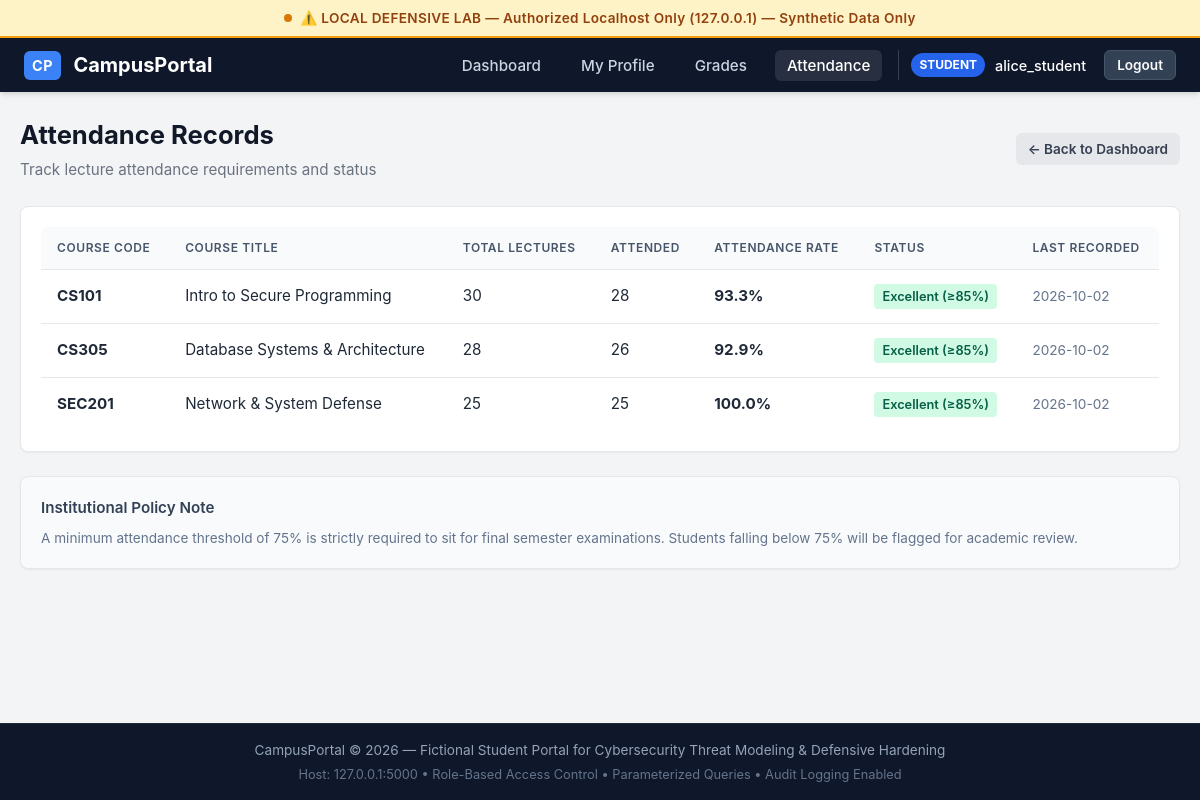
The page /student/attendance (signed in) on the database its author committed.
### tables this page shows
CREATE TABLE users (
            id INTEGER PRIMARY KEY AUTOINCREMENT,
            username TEXT UNIQUE NOT NULL,
            password_hash TEXT NOT NULL,
            role TEXT NOT NULL CHECK(role IN ('student', 'faculty', 'admin')),
            is_active INTEGER NOT NULL DEFAULT 1,
            created_at TEXT NOT NULL,
            last_login TEXT
        );

CREATE TABLE attendance (
            id INTEGER PRIMARY KEY AUTOINCREMENT,
            enrollment_id INTEGER UNIQUE NOT NULL,
            total_classes INTEGER DEFAULT 0,
            attended_classes INTEGER DEFAULT 0,
            percentage REAL DEFAULT 0.0,
            updated_at TEXT NOT NULL,
            FOREIGN KEY (enrollment_id) REFERENCES enrollments(id) ON DELETE CASCADE
        );

CREATE TABLE courses (
            id INTEGER PRIMARY KEY AUTOINCREMENT,
            course_code TEXT UNIQUE NOT NULL,
            title TEXT NOT NULL,
            department TEXT NOT NULL,
            credits INTEGER NOT NULL,
            faculty_id INTEGER,
            FOREIGN KEY (faculty_id) REFERENCES faculty(id) ON DELETE SET NULL
        );

### app.py (the view)
    @app.route("/student/attendance")
    @roles_required("student")
    def student_attendance():
        user_id = session["user_id"]
        conn = get_db_connection(app.config["DATABASE_PATH"])
        student = conn.execute(
            "SELECT id FROM students WHERE user_id = ?", (user_id,)
        ).fetchone()
        if not student:
            conn.close()
            abort(404)
        attendance_data = conn.execute("""
            SELECT c.course_code, c.title, a.total_classes, a.attended_classes,
                   a.percentage, a.updated_at
            FROM enrollments e
            JOIN courses c ON e.course_id = c.id
            JOIN attendance a ON a.enrollment_id = e.id
            WHERE e.student_id = ?
            ORDER BY c.course_code ASC
        """, (student["id"],)).fetchall()
        conn.close()
        return render_template("student/attendance.html", attendance_data=attendance_data)

### database.py (called while the page is built)
def get_db_connection(db_path=None):
    if db_path is None:
        try:
            from flask import current_app
            if current_app and current_app.config.get("DATABASE_PATH"):
                db_path = current_app.config["DATABASE_PATH"]
        except (RuntimeError, ImportError):
            pass
    path = db_path or Config.DATABASE_PATH
    conn = sqlite3.connect(path)
    conn.row_factory = sqlite3.Row
    conn.execute("PRAGMA foreign_keys = ON")
    return conn

### security.py (called while the page is built, shortened)
def generate_csrf_token() -> str:
    if "_csrf_token" not in session:
        session["_csrf_token"] = secrets.token_hex(24)
    return session["_csrf_token"]

def roles_required(*allowed_roles):
    def decorator(f):
        @wraps(f)
        def decorated_function(*args, **kwargs):
            user_id = session.get("user_id")
            role = session.get("role")
            username = session.get("username")
            if not user_id or not role:
                flash("Please log in to access this page.", "warning")
                return redirect(url_for("login", next=request.path))
            conn = get_db_connection()
            user = conn.execute(
                "SELECT id, is_active, role FROM users WHERE id = ?", (user_id,)
            ).fetchone()
            conn.close()
            return f(*args, **kwargs)
        return decorated_function
    return decorator

### templates/student/attendance.html (shortened to what this page needs)
{% extends "base.html" %}
{% block content %}
<div class="page-header">
  <div>
    <h1 class="page-title">Attendance Records</h1>
    <p class="page-subtitle">Track lecture attendance requirements and status</p>
  </div>
  <div>
    <a href="{{ url_for('student_dashboard') }}" class="btn btn-secondary btn-sm">&larr; Back to Dashboard</a>
  </div>
</div>
<div class="card" style="margin-bottom: 24px;">
  <div class="table-responsive" style="border: none; box-shadow: none; margin-bottom: 0;">
    <table class="portal-table">
      <thead>
        <tr>
          <th>Course Code</th>
          <th>Course Title</th>
          <th>Total Lectures</th>
          <th>Attended</th>
          <th>Attendance Rate</th>
          <th>Status</th>
          <th>Last Recorded</th>
        </tr>
      </thead>
      <tbody>
        {% for att in attendance_data %}
          <tr>
            <td><strong>{{ att.course_code }}</strong></td>
            <td>{{ att.title }}</td>
            <td>{{ att.total_classes }}</td>
            <td>{{ att.attended_classes }}</td>
            <td>
              <strong>{{ "%.1f"|format(att.percentage) }}%</strong>
            </td>
            <td>
              {% if att.percentage >= 85.0 %}
                <span class="badge badge-success">Excellent (&ge;85%)</span>
              {% elif att.percentage >= 75.0 %}
                <span class="badge badge-warning">Satisfactory (75-84%)</span>
              {% else %}
                <span class="badge badge-danger">Critical (&lt;75%)</span>
              {% endif %}
            </td>
            <td style="color: #64748b; font-size: 0.85rem;">{{ att.updated_at[:10] }}</td>
          </tr>
        {% else %}
          <tr>
            <td colspan="7" style="text-align: center; color: #64748b;">No attendance records found.</td>
          </tr>
        {% endfor %}
      </tbody>
    </table>
  </div>
</div>
<div class="card" style="background-color: #f8fafc;">
  <h4 style="font-size: 0.95rem; font-weight: 600; color: #334155; margin-bottom: 8px;">Institutional Policy Note</h4>
  <p style="font-size: 0.85rem; color: #64748b;">
    A minimum attendance threshold of 75% is strictly required to sit for final semester examinations. Students falling below 75% will be flagged for academic review.
  </p>
</div>
{% endblock %}

### templates/base.html (shortened to what this page needs)
<!DOCTYPE html>
<html lang="en">
<head>
  <link rel="stylesheet" href="{{ url_for('static', filename='css/style.css') }}">
</head>
<body>
  <div class="lab-banner" role="alert">
    <span class="pulse-dot"></span>
    <span>⚠️ LOCAL DEFENSIVE LAB — Authorized Localhost Only (127.0.0.1) — Synthetic Data Only</span>
  </div>
  <nav class="navbar">
    <a href="{{ url_for('index') }}" class="navbar-brand">
      <span class="logo-badge">CP</span>
      <span>CampusPortal</span>
    </a>
    <ul class="nav-links">
      {% if session.get('user_id') %}
        {% set role = session.get('role') %}
        {% if role == 'student' %}
          <li><a href="{{ url_for('student_dashboard') }}" class="{% if request.path == url_for('student_dashboard') %}active{% endif %}">Dashboard</a></li>
          <li><a href="{{ url_for('student_profile') }}" class="{% if request.path == url_for('student_profile') %}active{% endif %}">My Profile</a></li>
          <li><a href="{{ url_for('student_grades') }}" class="{% if request.path == url_for('student_grades') %}active{% endif %}">Grades</a></li>
          <li><a href="{{ url_for('student_attendance') }}" class="{% if request.path == url_for('student_attendance') %}active{% endif %}">Attendance</a></li>
        {% elif role == 'faculty' %}
          <li><a href="{{ url_for('faculty_dashboard') }}" class="{% if request.path == url_for('faculty_dashboard') %}active{% endif %}">Faculty Dashboard</a></li>
          <li><a href="{{ url_for('faculty_grades') }}" class="{% if request.path == url_for('faculty_grades') %}active{% endif %}">Manage Grades</a></li>
        {% endif %}
        <li class="user-profile-badge">
          <span class="role-pill role-{{ role }}">{{ role }}</span>
          <span style="font-weight: 500; font-size: 0.9rem;">{{ session.get('username') }}</span>
          <form action="{{ url_for('logout') }}" method="POST" style="display: inline; margin-left: 8px;">
            <button type="submit" class="btn btn-secondary btn-sm" style="background-color: #334155; color: #f8fafc; border: 1px solid #475569;">Logout</button>
          </form>
        </li>
      {% else %}
        <li><a href="{{ url_for('login') }}" class="btn btn-primary btn-sm">Sign In</a></li>
      {% endif %}
    </ul>
  </nav>
  <main class="main-content">
    {% block content %}{% endblock %}
  </main>
  <footer class="portal-footer">
    <p>CampusPortal &copy; 2026 — Fictional Student Portal for Cybersecurity Threat Modeling &amp; Defensive Hardening</p>
    <p style="margin-top: 4px; font-size: 0.8rem; color: #64748b;">
      Host: 127.0.0.1:5000 &bull; Role-Based Access Control &bull; Parameterized Queries &bull; Audit Logging Enabled
    </p>
  </footer>
</body>
</html>

### static/css/style.css (style rules this page uses)
:root { --primary: #1e3a8a; --primary-hover: #1e40af; --primary-light: #eff6ff; --text-main: #1f2937; --text-muted: #6b7280; --bg-page: #f3f4f6; --bg-card: #ffffff; --border-color: #e5e7eb; --border-hover: #d1d5db; --badge-student: #2563eb; --badge-faculty: #059669; --badge-admin: #7c3aed; --success: #10b981; --warning: #f59e0b; --danger: #ef4444; --info: #3b82f6; --shadow-sm: 0 1px 2px 0 rgba(0, 0, 0, 0.05); --shadow-md: 0 4px 6px -1px rgba(0, 0, 0, 0.1), 0 2px 4px -1px rgba(0, 0, 0, 0.06); --shadow-lg: 0 10px 15px -3px rgba(0, 0, 0, 0.1); --radius: 8px; }
* { box-sizing: border-box; margin: 0; padding: 0; font-family: -apple-system, BlinkMacSystemFont, "Segoe UI", Roboto, Helvetica, Arial, sans-serif; }
body { background-color: var(--bg-page); color: var(--text-main); min-height: 100vh; display: flex; flex-direction: column; line-height: 1.5; }
.lab-banner { background-color: #fef3c7; color: #92400e; border-bottom: 2px solid #f59e0b; padding: 8px 16px; font-size: 0.85rem; font-weight: 600; text-align: center; letter-spacing: 0.025em; display: flex; align-items: center; justify-content: center; gap: 8px; }
.lab-banner .pulse-dot { width: 8px; height: 8px; border-radius: 50%; background-color: #d97706; }
.navbar { background-color: #0f172a; color: #ffffff; padding: 12px 24px; display: flex; align-items: center; justify-content: space-between; box-shadow: var(--shadow-md); }
.navbar-brand { display: flex; align-items: center; gap: 12px; text-decoration: none; color: #ffffff; font-size: 1.25rem; font-weight: 700; }
.navbar-brand .logo-badge { background-color: #3b82f6; color: #ffffff; padding: 4px 8px; border-radius: 6px; font-size: 0.9rem; letter-spacing: 0.05em; }
.nav-links { display: flex; align-items: center; gap: 16px; list-style: none; }
.nav-links a { color: #cbd5e1; text-decoration: none; font-size: 0.95rem; font-weight: 500; padding: 6px 12px; border-radius: 6px; transition: all 0.15s ease-in-out; }
.nav-links a:hover, .nav-links a.active { color: #ffffff; background-color: rgba(255, 255, 255, 0.1); }
.user-profile-badge { display: flex; align-items: center; gap: 10px; padding-left: 12px; border-left: 1px solid #334155; }
.role-pill { font-size: 0.75rem; font-weight: 700; text-transform: uppercase; padding: 3px 8px; border-radius: 9999px; color: #ffffff; }
.role-pill.role-student { background-color: var(--badge-student); }
.main-content { flex: 1; max-width: 1200px; width: 100%; margin: 24px auto; padding: 0 20px; }
.page-header { display: flex; justify-content: space-between; align-items: center; margin-bottom: 24px; }
.page-title { font-size: 1.6rem; font-weight: 700; color: #111827; }
.page-subtitle { font-size: 0.95rem; color: var(--text-muted); margin-top: 4px; }
.card { background-color: var(--bg-card); border: 1px solid var(--border-color); border-radius: var(--radius); padding: 20px; box-shadow: var(--shadow-sm); }
.table-responsive { overflow-x: auto; background-color: var(--bg-card); border: 1px solid var(--border-color); border-radius: var(--radius); box-shadow: var(--shadow-sm); margin-bottom: 24px; }
.portal-table { width: 100%; border-collapse: collapse; text-align: left; font-size: 0.95rem; }
.portal-table th { background-color: #f8fafc; color: #475569; font-weight: 600; padding: 12px 16px; border-bottom: 1px solid var(--border-color); text-transform: uppercase; font-size: 0.75rem; letter-spacing: 0.05em; }
.portal-table td { padding: 14px 16px; border-bottom: 1px solid var(--border-color); color: var(--text-main); }
.portal-table tr:last-child td { border-bottom: none; }
.badge { display: inline-block; padding: 3px 8px; border-radius: 4px; font-size: 0.8rem; font-weight: 600; }
.badge-success { background-color: #d1fae5; color: #065f46; }
.btn { display: inline-flex; align-items: center; justify-content: center; gap: 8px; padding: 10px 16px; border-radius: 6px; font-size: 0.95rem; font-weight: 600; text-decoration: none; cursor: pointer; border: none; transition: all 0.15s ease-in-out; }
.btn-secondary { background-color: #e5e7eb; color: #374151; }
.btn-sm { padding: 6px 12px; font-size: 0.85rem; }
.portal-footer { background-color: #0f172a; color: #94a3b8; font-size: 0.85rem; padding: 16px 24px; text-align: center; margin-top: auto; border-top: 1px solid #1e293b; }

### rows shown on the page
users: role "STUDENT", get "alice_student"
attendance: course_code "CS101", title "Intro to Secure Programming", total_classes "30", attended_classes "28", percentage "93.3", shows "Excellent (≥85%)", updated_at "2026-10-02"
attendance: course_code "CS305", title "Database Systems & Architecture", total_classes "28", attended_classes "26", percentage "92.9", shows "Excellent (≥85%)", updated_at "2026-10-02"
attendance: course_code "SEC201", title "Network & System Defense", total_classes "25", attended_classes "25", percentage "100.0", shows "Excellent (≥85%)", updated_at "2026-10-02"
